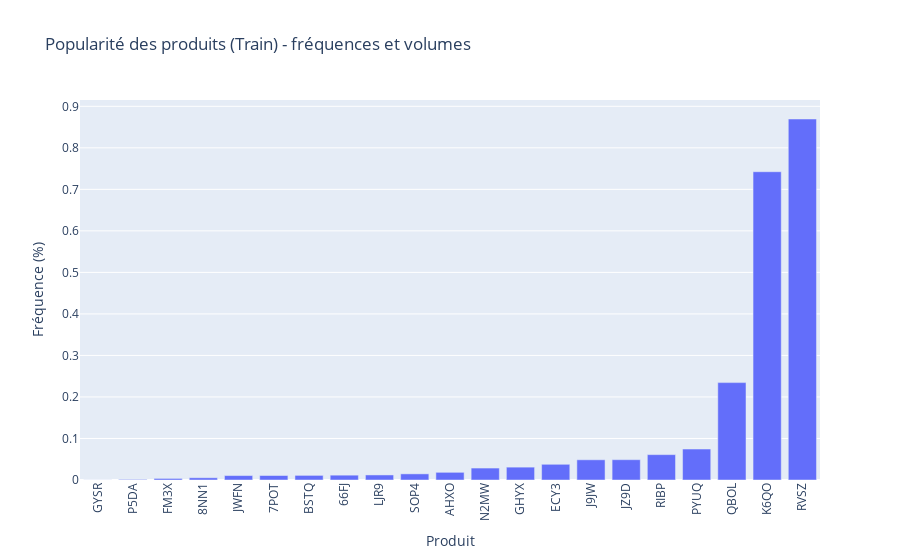

Notebook code for this chart:
### Code cell
import plotly.express as px

# On s'assure que tout est bien trié et nommé pour l'affichage
plot_df = product_stats.reset_index().rename(columns={"index": "Produit"})

fig = px.bar(
    plot_df,
    x="Produit",
    y="freq_train",
    
    hover_data={"count_train": True, "freq_train": ":.2%"}, 
    title="Popularité des produits (Train) - fréquences et volumes",
    labels={"freq_train": "Fréquence (%)", "count_train": "Nombre de clients"}
)

fig.update_layout(xaxis_tickangle=-90)
fig.show()

### Figure 1 — Plotly figure (JSON) as saved in the notebook; plotly's stock layout.template omitted (floating-point values rounded to 4 significant figures)
{"data": [{"customdata": [[4], [40], [110], [157], [311], [316], [324], [339], [354], [431], [539], [838], [902], [1102], [1418], [1425], [1780], [2173], [6833], [21629], [25328]], "hovertemplate": "Produit=%{x}<br>Fréquence (%)=%{y:.2%}<br>Nombre de clients=%{customdata[0]}<extra></extra>", "legendgroup": "", "marker": {"color": "#636efa", "pattern": {"shape": ""}}, "name": "", "orientation": "v", "showlegend": false, "textposition": "auto", "type": "bar", "x": ["GYSR", "P5DA", "FM3X", "8NN1", "JWFN", "7POT", "BSTQ", "66FJ", "LJR9", "SOP4", "AHXO", "N2MW", "GHYX", "ECY3", "J9JW", "JZ9D", "RIBP", "PYUQ", "QBOL", "K6QO", "RVSZ"], "xaxis": "x", "y": [0.0001373, 0.001373, 0.003776, 0.005389, 0.01068, 0.01085, 0.01112, 0.01164, 0.01215, 0.01479, 0.0185, 0.02877, 0.03096, 0.03783, 0.04867, 0.04892, 0.0611, 0.07459, 0.2346, 0.7424, 0.8694], "yaxis": "y"}], "layout": {"barmode": "relative", "legend": {"tracegroupgap": 0}, "title": {"text": "Popularité des produits (Train) - fréquences et volumes"}, "xaxis": {"anchor": "y", "domain": [0, 1], "tickangle": -90, "title": {"text": "Produit"}}, "yaxis": {"anchor": "x", "domain": [0, 1], "title": {"text": "Fréquence (%)"}}}}
